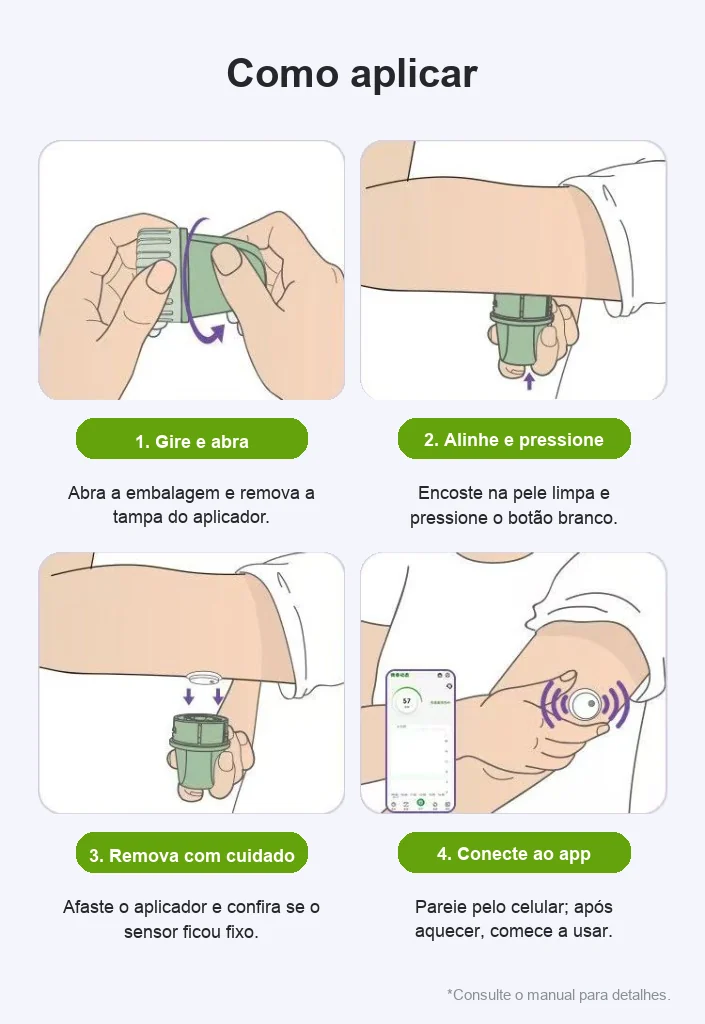
#> input picture src/assets/aidex-use-application.webp, 705 x 1024 px
$ python -i install-uk-images.py   (imports and definitions only)
#> lines starting #> are read from the running program, lines starting #| are printed output that depends on the picture; after the words box and inside, x2 and y2 are one past the last pixel; in counts of white or black regions, pixels touching at a corner belong together
#> further down, picture is the input picture: PIL image 705x1024 RGB; mean R, G, B 232, 230.8, 223
#!/usr/bin/env python3
"""Install UK English marketing images into src/assets/uk/ at BR dimensions."""
from __future__ import annotations

from pathlib import Path
from PIL import Image, ImageChops, ImageStat

ROOT = Path(__file__).resolve().parent.parent
OUT = ROOT / "src" / "assets" / "uk"
SRC_BR = ROOT / "src" / "assets"

GEN_DIRS = [
    Path.home() / ".cursor" / "projects" / "Users-ulissescardoso-glycomg7-1" / "assets",
    ROOT / "assets" / "uk-generated",
]

USAGE_DESTS = {
    "aidex-use-application.webp",
    "aidex-use-faq.webp",
    "aidex-use-placement.webp",
    "aidex-use-care.webp",
}

JOBS: list[tuple[str, str, str]] = [
    ("banner-store-desktop-uk.jpg", "banner-store-desktop.jpg", "banner-store-desktop.jpg"),
    ("banner-store-mobile-uk.png", "banner-store-mobile.webp", "banner-store-mobile.webp"),
    ("aidex-prod-kit-uk.png", "aidex-prod-kit.webp", "aidex-prod-kit.webp"),
    ("aidex-prod-features-uk.png", "aidex-prod-features.webp", "aidex-prod-features.webp"),
    ("aidex-prod-reports-uk.png", "aidex-prod-reports.webp", "aidex-prod-reports.webp"),
    ("aidex-prod-bluetooth-uk.png", "aidex-prod-bluetooth.webp", "aidex-prod-bluetooth.webp"),
    ("aidex-prod-water-uk.png", "aidex-prod-water.webp", "aidex-prod-water.webp"),
    ("aidex-use-application-uk.png", "aidex-use-application.webp", "aidex-use-application.webp"),
    ("aidex-use-faq-uk.png", "aidex-use-faq.webp", "aidex-use-faq.webp"),
    ("aidex-use-placement-uk.png", "aidex-use-placement.webp", "aidex-use-placement.webp"),
    ("aidex-use-care-uk.png", "aidex-use-care.webp", "aidex-use-care.webp"),
]


# [5 lines left out: function gen_dir, not called in this run]


def target_size(br_name: str) -> tuple[int, int]:
    with Image.open(SRC_BR / br_name) as im:
        return im.size


def tight_bbox(img: Image.Image, threshold: float = 10.0) -> tuple[int, int, int, int]:
    """Drop blank rows/columns (removes uneven side margins)."""
    src = img.convert("RGB")
    w, h = src.size
    # Ignore footer band when detecting side columns (avoids wide canvas from corner notes).
    col_h = max(1, int(h * 0.92))
    rows = [
        y
        for y in range(h)
        if max(ImageStat.Stat(src.crop((0, y, w, y + 1))).stddev) > threshold
    ]
    cols = [
        x
        for x in range(w)
        if max(ImageStat.Stat(src.crop((x, 0, x + 1, col_h))).stddev) > threshold
    ]
    if not rows or not cols:
        return (0, 0, w, h)
    return (cols[0], rows[0], cols[-1] + 1, rows[-1] + 1)


def trim_content(img: Image.Image, tolerance: int = 20) -> Image.Image:
    """Crop uniform margins, then tighten uneven whitespace."""
#> called with tolerance = 20
    src = img.convert("RGB")
    w, h = src.size
#> w = 705; h = 1024
    corners = (
        src.getpixel((0, 0)),
        src.getpixel((w - 1, 0)),
        src.getpixel((0, h - 1)),
        src.getpixel((w - 1, h - 1)),
    )
#> corners = ((244, 245, 252), (244, 245, 252), (244, 245, 252), (244, 245, 252))
    bg = tuple(sum(channel[i] for channel in corners) // 4 for i in range(3))
#> bg = (244, 245, 252)
    diff = ImageChops.difference(src, Image.new("RGB", src.size, bg))
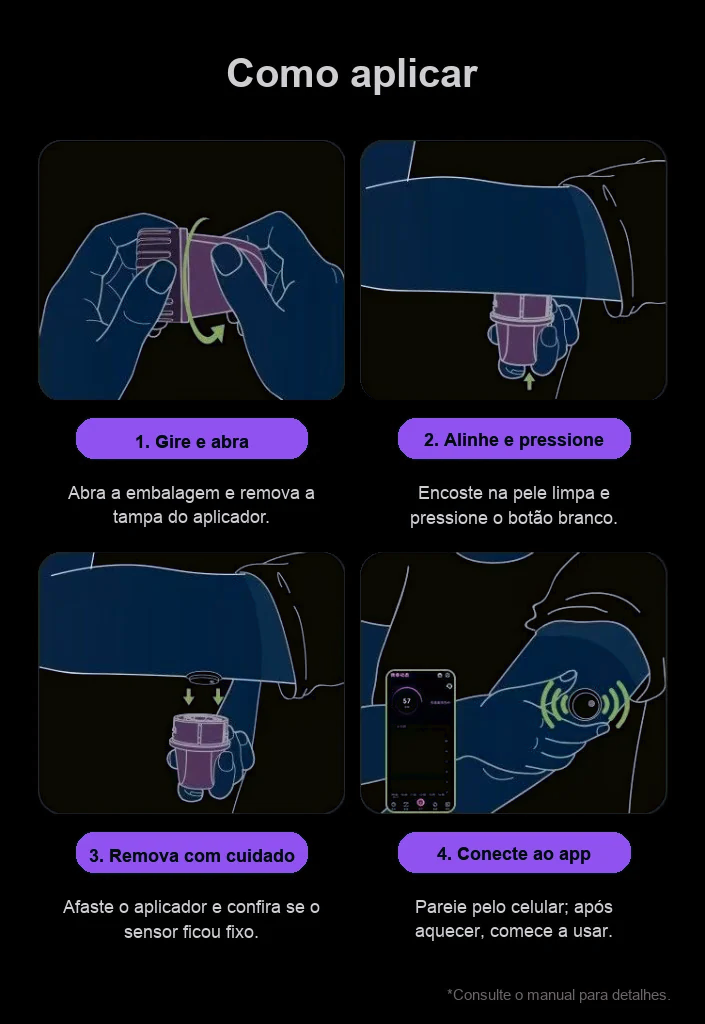
#> diff: PIL image 705x1024 RGB; mean R, G, B 16.9, 18.6, 30
    mask = diff.convert("L").point(lambda px: 255 if px > tolerance else 0)
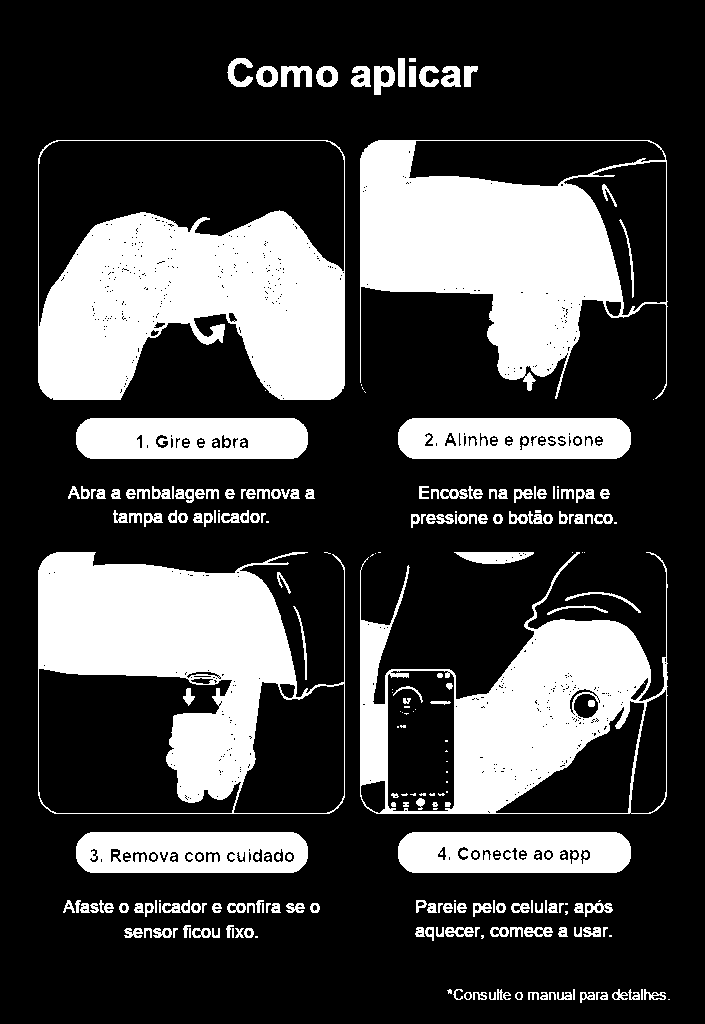
#> mask: PIL image 705x1024 L; 27.1% white; 269 white regions (68 under 20 px), largest, box (x1, y1, x2, y2) and area: (38, 140, 345, 400) 42338, (360, 140, 668, 399) 37676, (38, 552, 345, 814) 36203
    box = mask.getbbox()
#> box = (38, 58, 670, 1003)
    if box:
        src = src.crop(box)
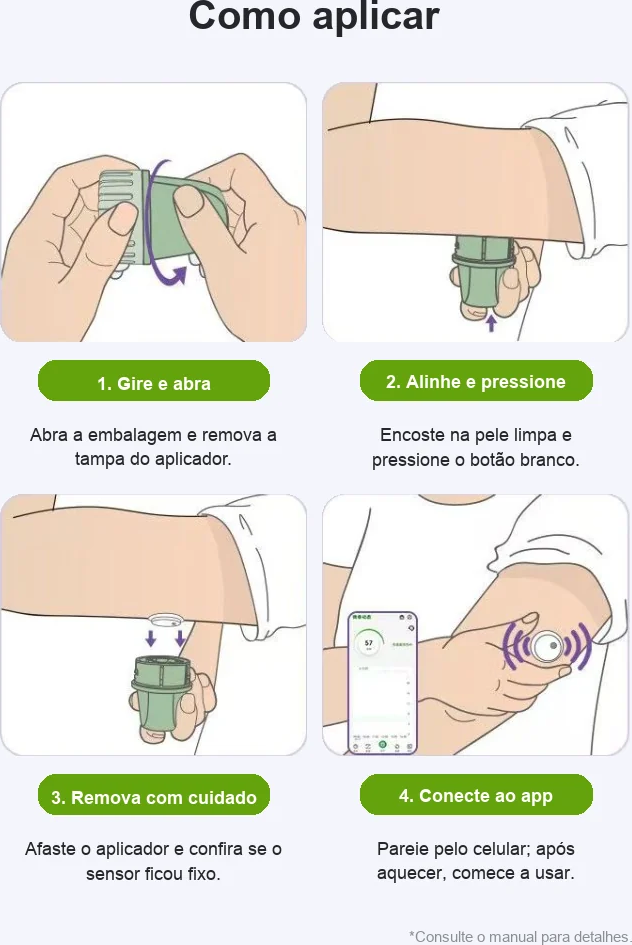
#> src: PIL image 632x945 RGB; mean R, G, B 229.5, 227.8, 216.9
    return src.crop(tight_bbox(src))
#> in tight_bbox, `rows = [ y for y in range(h) if max(ImageStat.Stat(src.crop((0, y, w, ..`: rows = 721 values from 0 to 941
#> in tight_bbox, `cols = [ x for x in range(w) if max(ImageStat.Stat(src.crop((x, 0, x +..`: cols = 622 values from 0 to 628
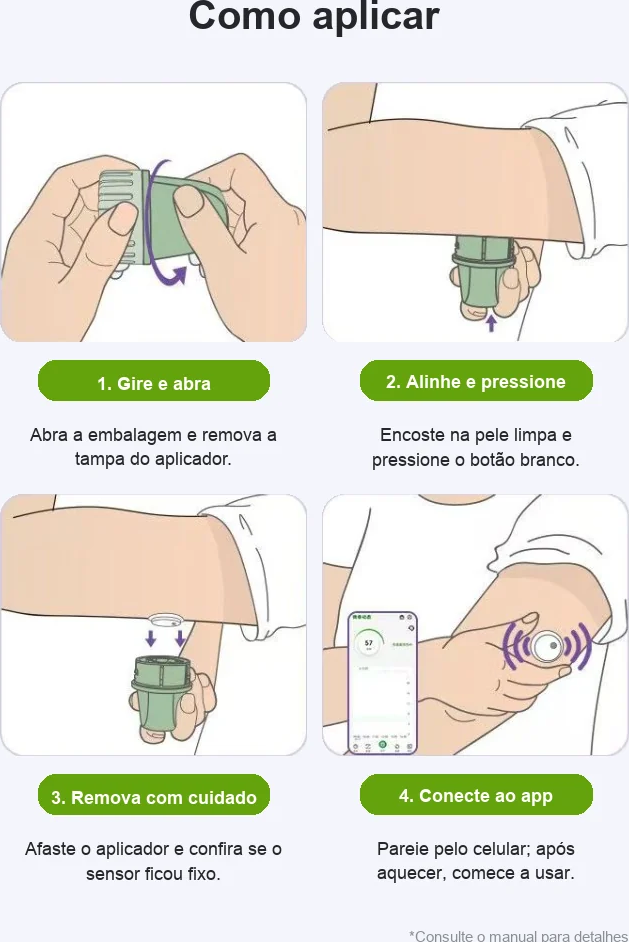
#> returned value: PIL image 629x942 RGB; mean R, G, B 229.4, 227.7, 216.7


# [56 lines left out: functions fit_usage_guide, fit_to_target, save, main, not called in this run]


# [2 lines not run here, left out]

>>> from PIL import Image
>>> picture = Image.open('../src/assets/aidex-use-application.webp')
>>> result = trim_content(picture)
